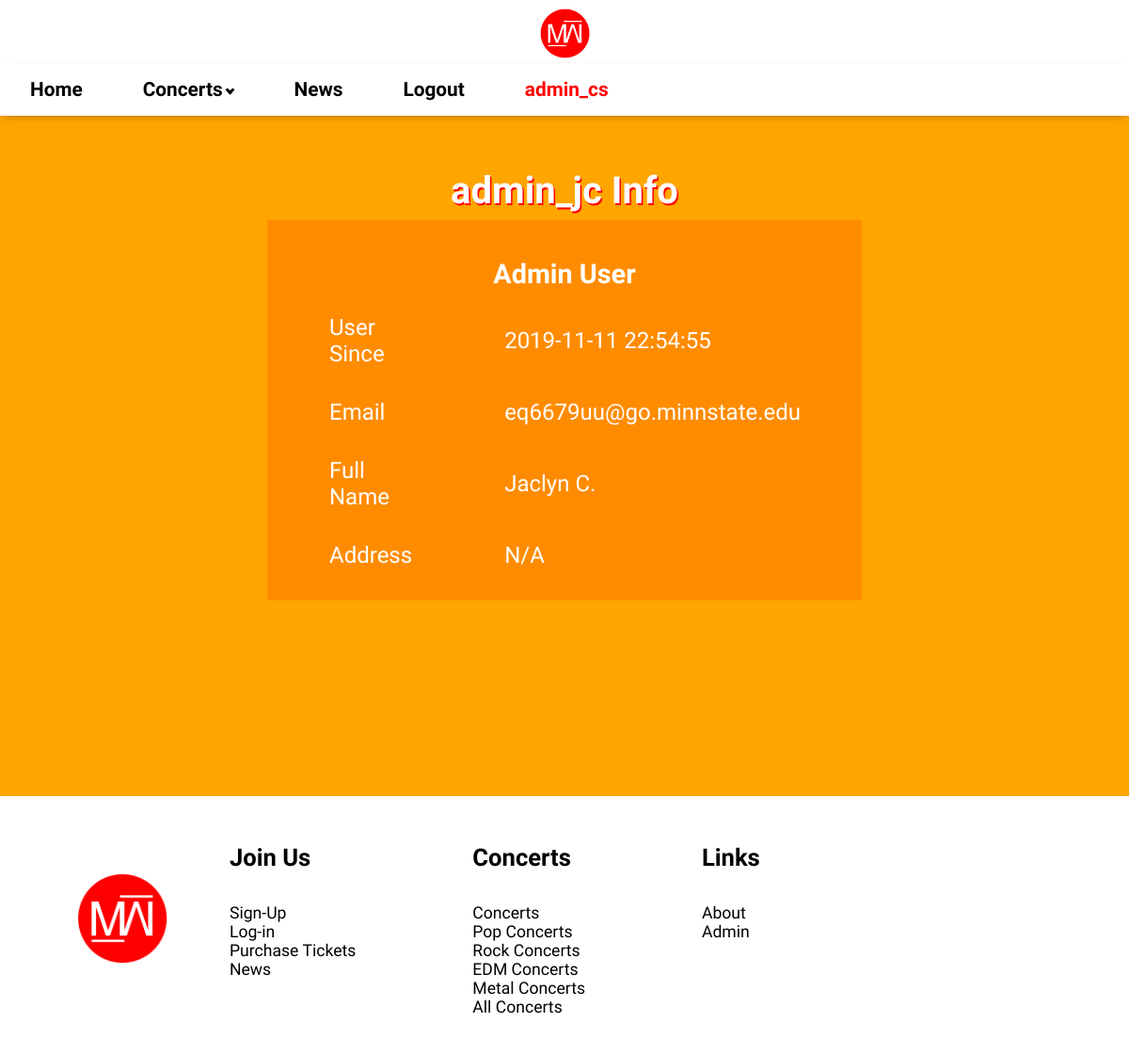
The app's page /viewuser.php?username=admin_jc (signed in) with its own data.
### tables this page shows
create table users (
userID int(11) unsigned NOT NULL PRIMARY KEY AUTO_INCREMENT,
Username varchar(25) NOT NULL,
Password varchar(255) NOT NULL,
Email varchar(50) NOT NULL,
Firstname varchar(25) NOT NULL,
Lastname varchar(25) NOT NULL,
Street varchar(25),
City varchar(25),
State varchar(25),
prof_picture varchar(50),
created timestamp NOT NULL DEFAULT CURRENT_TIMESTAMP ON UPDATE CURRENT_TIMESTAMP,
admin tinyint(1) not null default '0'
);

### viewuser.php (the view, shortened to what this page needs)
<?php
  include('loginfunctions.php');
  require_once "config.php";
?>
<!DOCTYPE html>
<html lang="en">
<head>
<link rel="stylesheet" href="css/generalstylesheet.css">
<link rel="stylesheet" href="css/viewuser.css">
</head>
<body>
<?php
    if (isLoggedInAdmin())
    {
      $username = $_GET['username'];
      $result=$link->query("SELECT userID, Username, Email, Firstname, Lastname, Street, City, State, created, admin
        FROM users WHERE Username='".$username."'");
      while($row=$result->fetch_object()){
        echo "<div id='top'><h1>".$row->Username." Info</h1>";
        echo "</div>";
        echo "<div id='container'>";
        if($row->admin == 1){
          echo "<h2>Admin User</h2>";
        }else{
          echo "<h2>Regular User</h2>";
        }
        echo "<table>";
        echo "<tr><td>User Since </td><td>".$row->created."</td></tr>";
        echo "<tr><td>Email </td><td>".$row->Email."</td></tr>";
        echo "<tr><td>Full Name </td><td>".$row->Firstname." ".$row->Lastname."</td></tr>";
        if(!empty($row->Street) && !empty($row->City) && !empty($row->State)){
          echo "<tr><td>Address </td><td>".$row->Street.", ".$row->City.", ".$row->State."</td></tr>";
        }else {
          echo "<tr><td>Address </td><td>N/A</td>"."</td></tr>";
        }
        echo "</table>";
        echo "</div>";
      }
    }
    else
    {
      isNotLoggedInAdmin();
    }
  ?>

### css/generalstylesheet.css (style rules this page uses)
body { font-family: 'Staatliches', sans-serif; margin: 0; padding: 0; width: 100%; height: 100%; }
header { padding-top: .5rem; background-color: white; text-align: center; }
h4 { font-size: 1.6rem; }
footer { background-color: white; width: 100%; color: black; margin-top: 5rem; padding-bottom: 1.5rem; position: absolute; }
footer img { margin-top: 5rem; margin-left: 5rem; }
footer ul { display: inline-block; vertical-align: top; text-align: left; padding-left: 5%; padding-right: 5%; }
footer li { list-style-type: none; }
footer li a { color: black; text-decoration: none; font-size: 1.1rem; }

### css/viewuser.css (style rules this page uses)
body { background-color: orange; }
#top { margin-top: 7rem; }
#top h1 { text-align: center; color: white; text-shadow: 1.5px 1.5px red; font-size: 2.5rem; margin-bottom: .5rem; }
#container, #top { width: 600px; margin-left: auto; margin-right: auto; }
#container { padding: 1rem; margin-bottom: 8rem; background-color: darkorange; }
#container h2 { color: white; font-size: 1.8rem; margin-bottom: .5rem; text-align: center; }
#container table { margin-left: auto; margin-right: auto; font-size: 1.5rem; color: white; }
#container table td { padding: 1rem 3rem; }

### records on screen
users: Username "admin_jc", admin "Admin User", created "2019-11-11 22:54:55", Email "eq6679uu@go.minnstate.edu", Firstname "Jaclyn", Lastname "C."

### other values on screen
$username "admin_cs"
